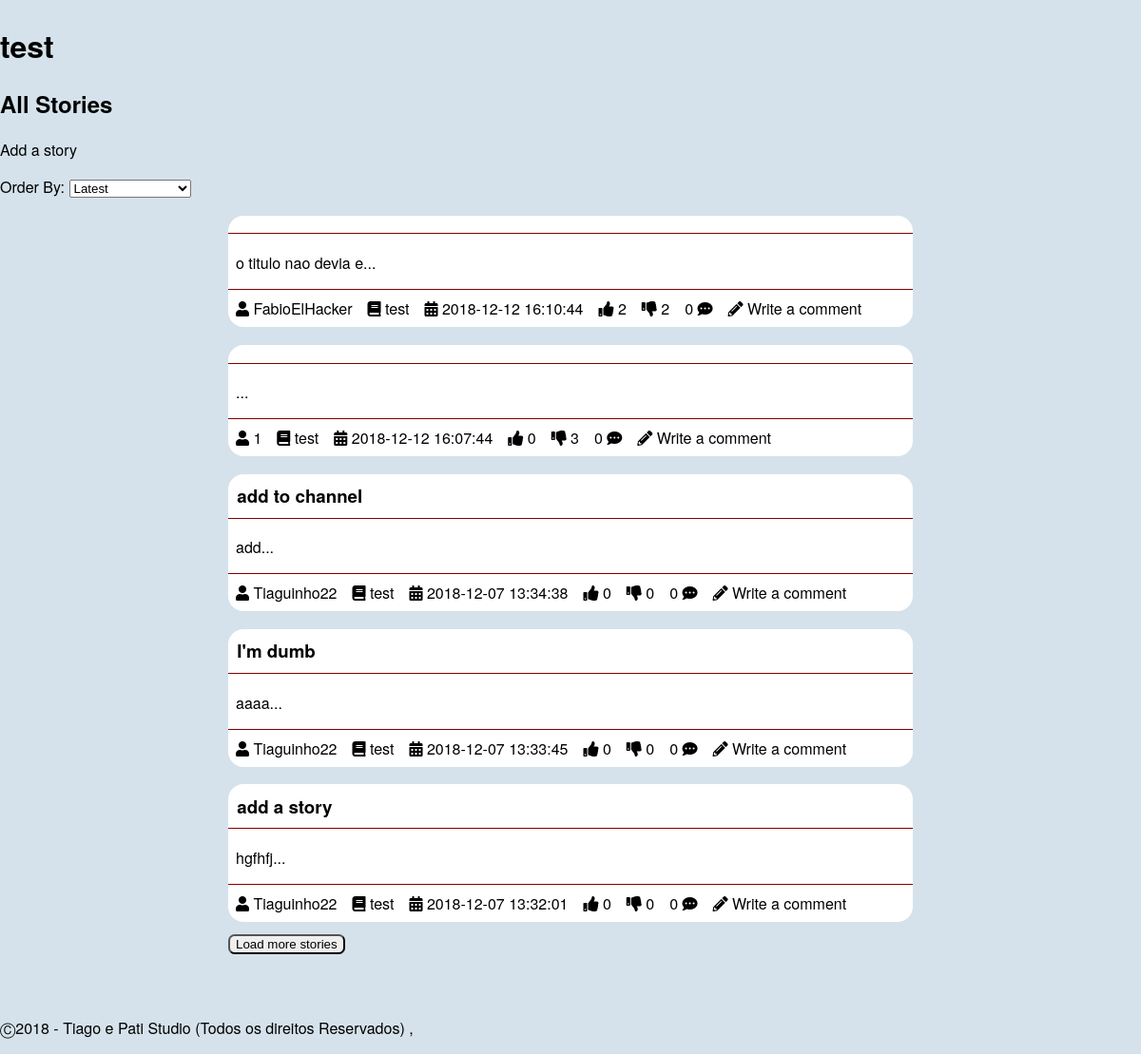
The page /pages/channel.php?channelId=1 (signed in, lower part) on the database as committed earlier.
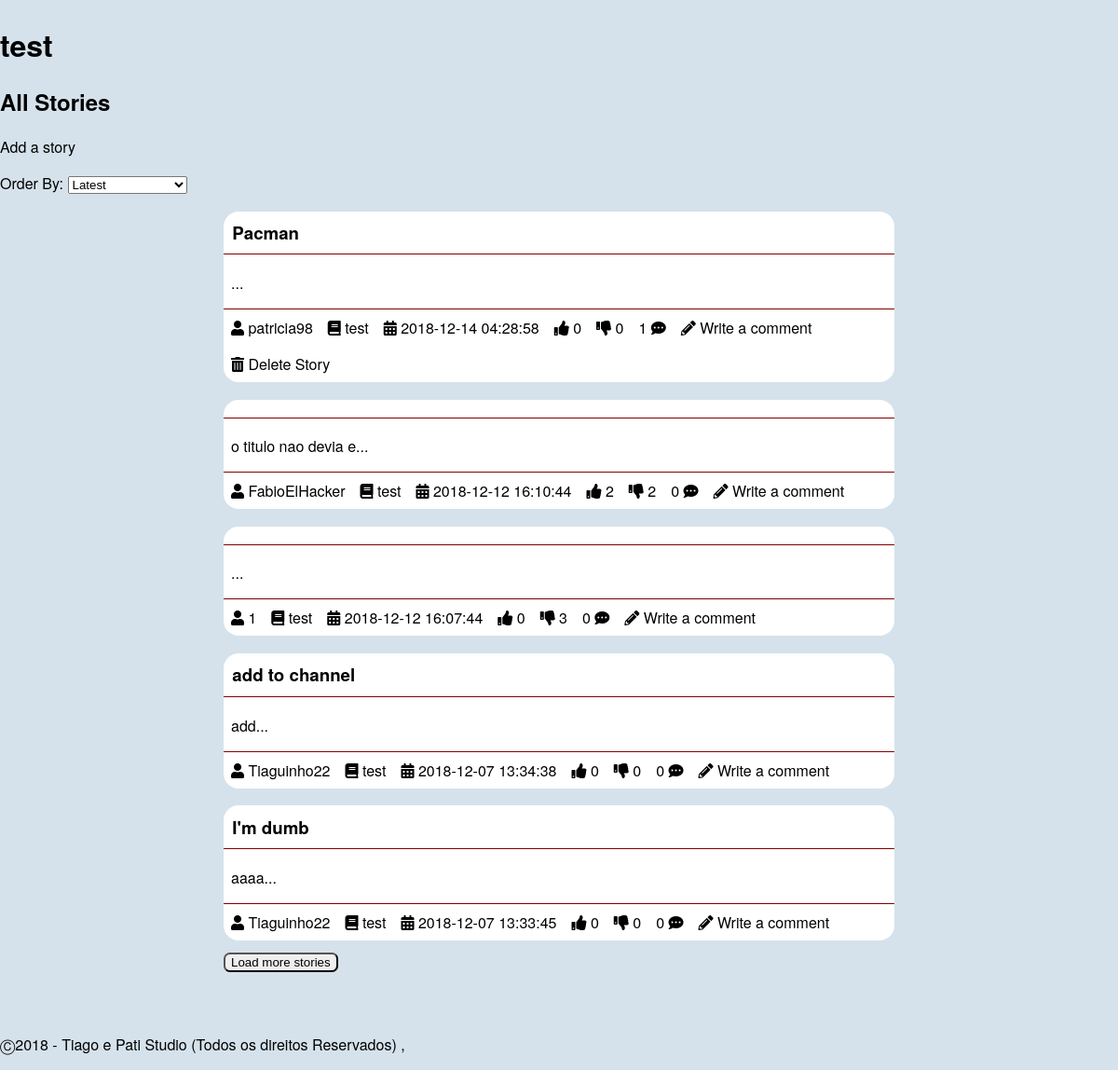
The same page on the database as committed later.
### tables this page shows
CREATE TABLE "channel" (
	"ID"	INTEGER NOT NULL,
	"name"	TEXT NOT NULL,
	"coverImage"	TEXT,
	"author"	INTEGER NOT NULL,
	FOREIGN KEY("author") REFERENCES "user"("ID") ON DELETE Cascade ON UPDATE No Action,
	PRIMARY KEY("ID")
);

CREATE TABLE "story" (
	"storyID"	INTEGER NOT NULL,
	"title"	TEXT NOT NULL,
	"content"	TEXT NOT NULL,
	"upvotes"	INTEGER NOT NULL DEFAULT 0,
	"downvotes"	INTEGER NOT NULL DEFAULT 0,
	"author"	INTEGER NOT NULL,
	"date"	TEXT NOT NULL,
	"channel"	INTEGER NOT NULL,
	"image"	TEXT,
	PRIMARY KEY("storyID"),
	FOREIGN KEY("channel") REFERENCES "channel"("ID") ON DELETE Cascade ON UPDATE No Action,
	FOREIGN KEY("author") REFERENCES "user"("ID") ON DELETE Cascade ON UPDATE No Action
);

CREATE TABLE 'user'
(
	'ID' INTEGER NOT NULL PRIMARY KEY AUTOINCREMENT,
	'username' TEXT NOT NULL,
	'email' TEXT NOT NULL,
	'password' TEXT NOT NULL,
	'birth' TEXT ,
	'profilePic' TEXT,
	CONSTRAINT 'username' UNIQUE ('username')
);

### pages/channel.php (called while the page is built, shortened)
<?php
  include_once('../database/db_list.php');
  include_once('../templates/tpl_common.php');
  include_once('../templates/tpl_channel.php');
  draw_header();
  $channel = getStoriesByChannel($_GET['channelId']);
  draw_channel($channel);
  draw_footer();
?>

### database/db_list.php (called while the page is built, shortened)
<?php
function getStoriesByChannel($channelID,$sort='',$offset=0,$limit=5) {
  switch($sort){
    default:
      $order = 'storyID DESC';
      break;
  }
  $db = Database::instance()->db();
  $stmt = $db->prepare('SELECT *,(SELECT COUNT(*) FROM comment WHERE comment.story == storyID) AS n_comments,channel.name AS channelName FROM story INNER JOIN user ON user.ID == story.author INNER JOIN channel ON channel.ID == story.channel  WHERE story.channel == ? ORDER BY '.$order.' LIMIT ? OFFSET ?');
  $stmt->execute(array($channelID,$limit,$offset));
  return $stmt->fetchAll();
}
function listChannel() {
  $db = Database::instance()->db();
  $stmt = $db->prepare('SELECT * FROM channel');
  $stmt->execute();
  return $stmt->fetchAll();
}
?>

### templates/tpl_mainpage.php (the view, shortened to what this page needs)
<?php include_once('../templates/tpl_story.php'); ?>
<?php function draw_story_list_item($story) { ?>
  <section id="story_preview">
    <h3><a href = "../pages/story.php?storyId=<?php echo($story['storyID']); ?>" ><?php echo($story['title']); ?></a></h3>
    <p><?php echo(substr($story['content'],0,20)); ?>...</p>
    <?php draw_story_info($story); ?>
  </section>
<?php } ?>
<?php function draw_story_info($story) { ?>
  <ul>
    <li><a href="../pages/profile.php?userId=<?php echo($story['storyAuthor']); ?>"><i class="fas fa-user"></i> <?php echo($story['username']); ?></a></li>
    <li><a href="../pages/channel.php?channelId=<?php echo($story['channel']); ?>"><i class="fas fa-book"></i> <?php echo($story['channelName']); ?></a></li>
    <li><i class="fas fa-calendar-alt"></i> <?php echo($story['date']); ?></li>
    <li class="nUpVote" data-id="<?php echo($story['storyID']); ?>"><i class="fas fa-thumbs-up"></i> <?php echo($story['upvotes']); ?></li>
    <li class="nDownVote" data-id="<?php echo($story['storyID']); ?>"><i class="fas fa-thumbs-down"></i> <?php echo($story['downvotes']); ?></li>
    <li><?php echo($story['n_comments']); ?> <i class="fas fa-comment-dots"></i></li>
    <li><a href="../pages/new_comment.php?storyId=<?php echo($story['storyID']); ?>"><i class="fas fa-pencil-alt"></i> Write a comment</a></li>
    <?php if($story['username'] == $_SESSION['username']) { ?>
      <li><a href="../actions/action_delete_story.php?storyId=<?php echo($story['storyID']); ?>&csrf=<?php echo($_SESSION['csrf']); ?>"><i class="fas fa-trash-alt"></i> Delete Story</a></li>
    <?php } ?>
  </ul>
<?php } ?>

### templates/tpl_common.php (shortened to what this page needs)
<?php function draw_header(){
?>
<!DOCTYPE html>
<html lang="en-US">
  <head>
    <link href="../css/style.css" rel="stylesheet">
    <link rel="stylesheet" href="https://use.fontawesome.com/releases/v5.5.0/css/all.css">
  </head>
  <body>
<?php } ?>
<?php function draw_footer(){
  ?>
  <footer>
    <p>	&#9400;2018 - Tiago e Pati Studio (Todos os direitos Reservados) ,</p>
  </footer>
</body>
</html>
<?php }
 ?>

### templates/tpl_channel.php (shortened to what this page needs)
<?php include_once('../templates/tpl_mainpage.php'); ?>
<?php function draw_channel($channel) { ?>
    <?php $channels = listChannel(); ?>
  <h1><?php echo($channels[$_GET['channelId']-1]['name']); ?></h1>
  <section id="channelStories" data-id="<?php echo $channel[0]['channel'] ?>">
  <h2>All Stories</h2>
  <p><a href = "../pages/new_story.php?channelId=<?php echo($_GET['channelId']); ?>" >Add a story</a></p>
  <?php draw_story_list($channel); ?>
</section>
<?php } ?>

### templates/tpl_story.php (shortened to what this page needs)
<?php include_once('../templates/tpl_mainpage.php'); ?>
<?php include_once('../database/db_list.php'); ?>
<?php function draw_story_list($storyInfo) { ?>
  <p id="order">Order By:
  <select id='orderSelector'>
    <option value="mRecent">Latest</option>
  </select></p>
  <section id="storyList">
  <?php foreach($storyInfo as $story) { ?>
    <?php draw_story_list_item($story); ?>
  <?php } ?>
  </section>
  <button id="btnLoadStories">Load more stories</button>
<?php } ?>

### css/style.css (style rules this page uses)
body { font-family: IBMPlexSans, Helvetica Neue, Segoe UI, Helvetica, Verdana, Arial, sans-serif; background-color: #D5E2EB; margin: 0; }
ul { display: flex; flex-wrap: wrap; flex-direction: row; padding: 0; margin: 0; }
li { text-align: center; list-style-type: none; padding: 0.5em; }
a:link, a:visited { color: black; text-decoration: none; }
article, #story_preview { background-color: white; width: 60%; margin: auto; border-radius: 1em; }
article header, #story_preview h3 { margin-top: 1em; padding: 0.5em; border-bottom: 1px solid #800000; }
article header a, #story_preview h3 a { font-weight: bold; }
article p, #story_preview p { padding-left: 0.5em; }
article footer, #story_preview ul { padding: 0; border-top: 1px solid #800000; }
#btnLoadComments, #btnLoadStories { margin-top: 1em; margin-left: 20%; border-radius: 0.5em; }
footer { clear: left; bottom: auto; padding-top: 50px; }

Rows that differ between the two databases and show on the page:
no longer on this page (row unchanged): story: title "add a story", content "hgfhfj", author.username "Tiaguinho22", channel.name "test", date "2018-12-07 13:32:01", upvotes "0", downvotes "0", n_comments "0"
added story: title "Pacman", author.username "patricia98", channel.name "test", date "2018-12-14 04:28:58", upvotes "0", downvotes "0", n_comments "1"
